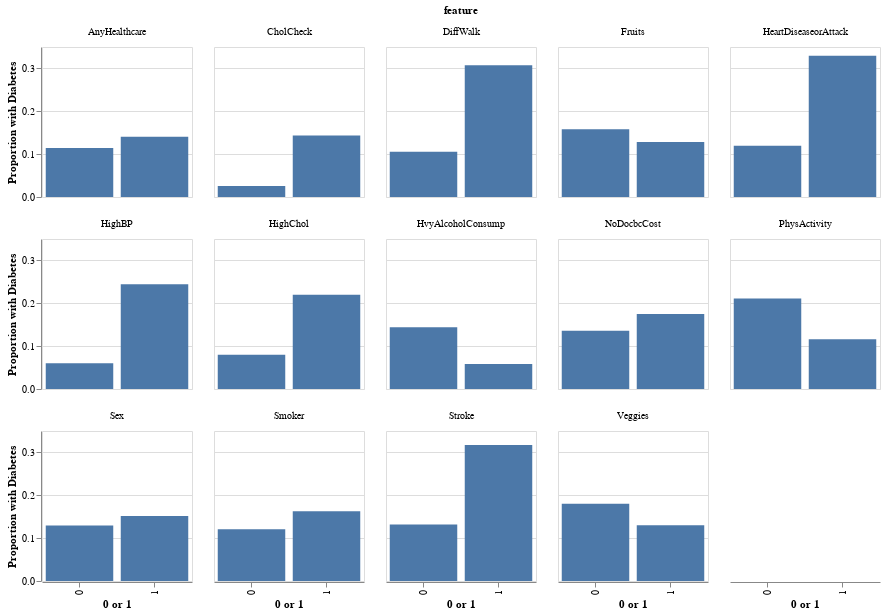

Notebook source saved alongside this figure:
### Code cell
# Bar Chart of Proportion with Diabetes for Binary Features
alt.Chart(dat).mark_bar().transform_fold(
    binary_features,
    as_=['feature', 'value']
).encode(
    x=alt.X('value:N', title='0 or 1'),
    y=alt.Y('mean(Diabetes_binary):Q', title='Proportion with Diabetes'),
).properties(
    width=150, 
    height=150
).facet(
    facet='feature:N', 
    columns=5
)

### Figure 1 — Vega specification as saved in the notebook (floating-point values rounded to 4 significant figures)
{"$schema": "https://vega.github.io/schema/vega/v5.json", "data": [{"name": "source_0", "values": [{"value": 1.0, "feature": "HighBP", "mean_Diabetes_binary": 0.2445}, {"value": 1.0, "feature": "HighChol", "mean_Diabetes_binary": 0.2201}, {"value": 1.0, "feature": "CholCheck", "mean_Diabetes_binary": 0.1437}, {"value": 1.0, "feature": "Smoker", "mean_Diabetes_binary": 0.1629}, {"value": 0.0, "feature": "Stroke", "mean_Diabetes_binary": 0.1318}, {"value": 0.0, "feature": "HeartDiseaseorAttack", "mean_Diabetes_binary": 0.1195}, {"value": 0.0, "feature": "PhysActivity", "mean_Diabetes_binary": 0.2114}, {"value": 0.0, "feature": "Fruits", "mean_Diabetes_binary": 0.1579}, {"value": 1.0, "feature": "Veggies", "mean_Diabetes_binary": 0.1299}, {"value": 0.0, "feature": "HvyAlcoholConsump", "mean_Diabetes_binary": 0.1442}, {"value": 1.0, "feature": "AnyHealthcare", "mean_Diabetes_binary": 0.1406}, {"value": 0.0, "feature": "NoDocbcCost", "mean_Diabetes_binary": 0.136}, {"value": 1.0, "feature": "DiffWalk", "mean_Diabetes_binary": 0.3075}, {"value": 0.0, "feature": "Sex", "mean_Diabetes_binary": 0.1297}, {"value": 0.0, "feature": "HighBP", "mean_Diabetes_binary": 0.06035}, {"value": 0.0, "feature": "HighChol", "mean_Diabetes_binary": 0.07981}, {"value": 0.0, "feature": "CholCheck", "mean_Diabetes_binary": 0.02545}, {"value": 1.0, "feature": "PhysActivity", "mean_Diabetes_binary": 0.1161}, {"value": 0.0, "feature": "Veggies", "mean_Diabetes_binary": 0.18}, {"value": 0.0, "feature": "AnyHealthcare", "mean_Diabetes_binary": 0.1145}, {"value": 1.0, "feature": "NoDocbcCost", "mean_Diabetes_binary": 0.1752}, {"value": 0.0, "feature": "DiffWalk", "mean_Diabetes_binary": 0.1053}, {"value": 0.0, "feature": "Smoker", "mean_Diabetes_binary": 0.1206}, {"value": 1.0, "feature": "Fruits", "mean_Diabetes_binary": 0.1286}, {"value": 1.0, "feature": "Sex", "mean_Diabetes_binary": 0.1516}, {"value": 1.0, "feature": "HeartDiseaseorAttack", "mean_Diabetes_binary": 0.3297}, {"value": 1.0, "feature": "Stroke", "mean_Diabetes_binary": 0.3175}, {"value": 1.0, "feature": "HvyAlcoholConsump", "mean_Diabetes_binary": 0.05836}]}, {"name": "facet_domain", "values": [{"feature": "HighBP", "count": 2}, {"feature": "HighChol", "count": 2}, {"feature": "CholCheck", "count": 2}, {"feature": "Smoker", "count": 2}, {"feature": "Stroke", "count": 2}, {"feature": "HeartDiseaseorAttack", "count": 2}, {"feature": "PhysActivity", "count": 2}, {"feature": "Fruits", "count": 2}, {"feature": "Veggies", "count": 2}, {"feature": "HvyAlcoholConsump", "count": 2}, {"feature": "AnyHealthcare", "count": 2}, {"feature": "NoDocbcCost", "count": 2}, {"feature": "DiffWalk", "count": 2}, {"feature": "Sex", "count": 2}]}, {"name": "facet_domain_row", "values": [{"data": 0.0}, {"data": 1.0}, {"data": 2.0}]}, {"name": "facet_domain_column", "transform": [{"type": "sequence", "start": 0.0, "stop": {"signal": "min(length(data(\"facet_domain\")), 5)"}}]}, {"name": "source_0_x_domain_value", "values": [{"value": 1.0}, {"value": 0.0}]}, {"name": "source_0_y_domain_mean_Diabetes_binary", "values": [{"min": 0.02545, "max": 0.3297}]}], "signals": [{"name": "child_width", "value": 150}, {"name": "child_height", "value": 150}], "marks": [{"type": "group", "name": "facet-title", "title": {"text": "feature", "style": "guide-title", "offset": 10}, "role": "column-title"}, {"type": "group", "name": "row_header", "from": {"data": "facet_domain_row"}, "encode": {"update": {"height": {"signal": "child_height"}}}, "axes": [{"scale": "y", "title": "Proportion with Diabetes", "tickCount": {"signal": "ceil(child_height/40)"}, "grid": false, "orient": "left", "labelOverlap": true, "zindex": 0}], "role": "row-header"}, {"type": "group", "name": "column_footer", "from": {"data": "facet_domain_column"}, "encode": {"update": {"width": {"signal": "child_width"}}}, "axes": [{"scale": "x", "labelBaseline": "middle", "labelAlign": "right", "zindex": 0, "labelAngle": 270, "orient": "bottom", "title": "0 or 1", "grid": false}], "role": "column-footer"}, {"type": "group", "name": "cell", "from": {"facet": {"data": "source_0", "name": "facet", "groupby": ["feature"]}}, "sort": {"field": ["datum[\"feature\"]"], "order": ["ascending"]}, "encode": {"update": {"width": {"signal": "child_width"}, "height": {"signal": "child_height"}}}, "marks": [{"type": "rect", "name": "child_marks", "from": {"data": "facet"}, "encode": {"update": {"y2": {"value": 0, "scale": "y"}, "width": {"signal": "max(0.25, bandwidth('x'))"}, "y": {"field": "mean_Diabetes_binary", "scale": "y"}, "fill": {"value": "#4c78a8"}, "x": {"field": "value", "scale": "x"}}}, "style": ["bar"]}], "axes": [{"scale": "y", "gridScale": "x", "orient": "left", "zindex": 0, "tickCount": {"signal": "ceil(child_height/40)"}, "maxExtent": 0, "ticks": false, "labels": false, "minExtent": 0, "grid": true, "domain": false, "aria": false}], "title": {"text": {"signal": "isValid(parent[\"feature\"]) ? parent[\"feature\"] : \"\"+parent[\"feature\"]"}, "frame": "group", "style": "guide-label", "offset": 10}, "style": "cell"}], "scales": [{"name": "x", "type": "band", "domain": {"data": "source_0_x_domain_value", "field": "value", "sort": true}, "range": [0, {"signal": "child_width"}], "paddingOuter": 0.05, "paddingInner": 0.1}, {"name": "y", "type": "linear", "domain": [{"signal": "(data(\"source_0_y_domain_mean_Diabetes_binary\")[0] || {}).min"}, {"signal": "(data(\"source_0_y_domain_mean_Diabetes_binary\")[0] || {}).max"}], "range": [{"signal": "child_height"}, 0], "nice": true, "zero": true}], "background": "white", "padding": 5, "layout": {"padding": 20, "bounds": "full", "align": "all", "columns": 5}}
